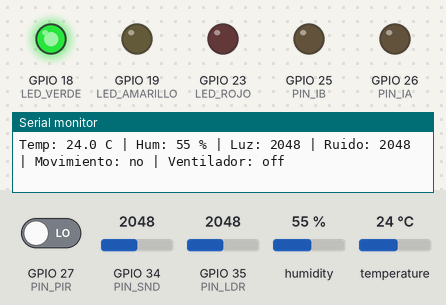
The sketch below on a simulated ESP32. On the bench: output pins drawn as LEDs (lit = HIGH), the last lines printed to the serial monitor. The test bench sets the inputs (shaded band); at power-on: temperature 24 °C, GPIO 27 (PIN_PIR) LOW, GPIO 34 (PIN_SND) = 2048, GPIO 35 (PIN_LDR) = 2048, humidity 55 % (analog values on the 0–4095 scale).

Above: at 4.8 s.
4.9 s: temperature set to 27 °C
At 7.4 s:
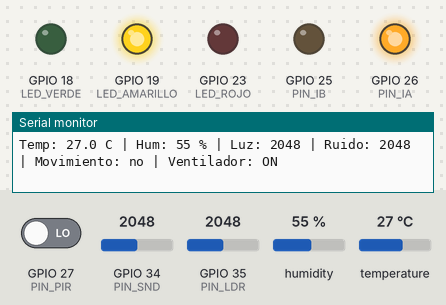
7.9 s: temperature set to 31 °C
At 11.4 s:
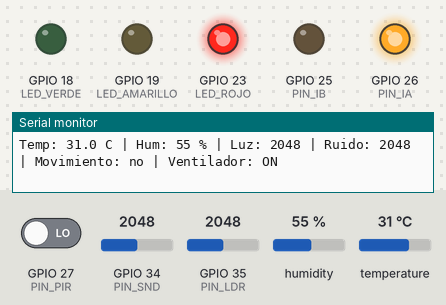
15.5 s: temperature set to 28 °C
At 18.7 s:
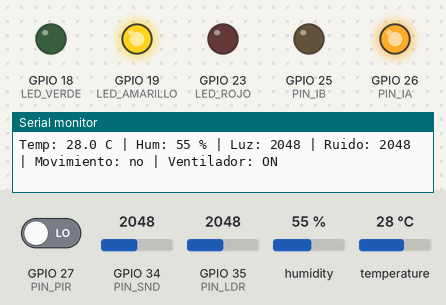
19.5 s: temperature set to 33 °C
At 22.9 s:
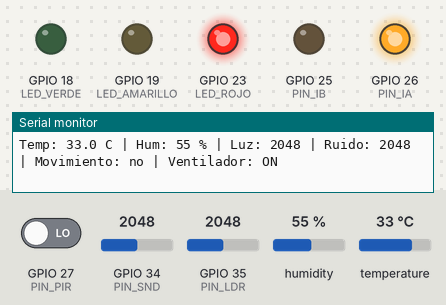
Timing chart, 0 to 24.4 s (numbered marks = the images above; inputs shaded):
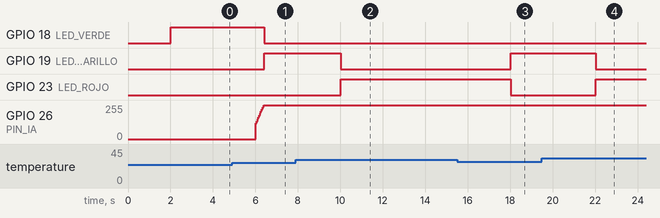

Measured:
- the behaviour switches between 25 and 26 °C on temperature (found by bisection; images 0 and 1)
- the behaviour switches between 29 and 30 °C on temperature (found by bisection; images 1 and 2)
- after the input at 4.9 s, GPIO 18 (LED_VERDE): HIGH → LOW after 1.5 s; GPIO 19 (LED_AMARILLO): LOW → HIGH after 1.5 s; GPIO 26 (PIN_IA): moves from 0/255 to 255/255 over 0.36 s, starting after 1.1 s
- after the input at 7.9 s, GPIO 19 (LED_AMARILLO): HIGH → LOW after 2.1 s; GPIO 23 (LED_ROJO): LOW → HIGH after 2.1 s
- after the input at 15.5 s, GPIO 19 (LED_AMARILLO): LOW → HIGH after 2.5 s; GPIO 23 (LED_ROJO): HIGH → LOW after 2.5 s
- after the input at 19.5 s, GPIO 19 (LED_AMARILLO): HIGH → LOW after 2.5 s; GPIO 23 (LED_ROJO): LOW → HIGH after 2.5 s

The sketch:

mod_sensorez.ino
```cpp
// ESP32 + L9110 (ventilador) + DHT11 + LDR + sensor de sonido + PIR + 3 LEDs
// Librería necesaria: "DHT sensor library" de Adafruit (y "Adafruit Unified Sensor")
// Core ESP32 versión 3.x (ledcAttach)

#include <DHT.h>

// ---------- Pines ----------
const int PIN_IA = 26;   // L9110 A-IA (PWM)
const int PIN_IB = 25;   // L9110 A-IB (siempre LOW)
const int PIN_DHT = 4;   // DHT11 DATA
const int PIN_LDR = 35;  // LDR (solo entrada)
const int PIN_SND = 34;  // Sensor de sonido AO (solo entrada)
const int PIN_PIR = 27;  // PIR OUT  <-- cambia si usaste otro pin
const int LED_VERDE = 18;
const int LED_AMARILLO = 19;
const int LED_ROJO = 23;

// ---------- Umbrales de temperatura (°C) ----------
const float T_ENCENDER = 26.0;  // desde aquí enciende el ventilador
const float T_ALERTA = 30.0;    // desde aquí LED rojo

DHT dht(PIN_DHT, DHT11);

unsigned long ultimaLectura = 0;
bool ventiladorEncendido = false;

void arrancarVentilador() {
  digitalWrite(PIN_IB, LOW);
  for (int v = 120; v <= 255; v += 15) {  // arranque suave
    ledcWrite(PIN_IA, v);
    delay(40);
  }
  ledcWrite(PIN_IA, 255);
  ventiladorEncendido = true;
}

void apagarVentilador() {
  digitalWrite(PIN_IB, LOW);
  ledcWrite(PIN_IA, 0);
  ventiladorEncendido = false;
}

void setLeds(bool v, bool a, bool r) {
  digitalWrite(LED_VERDE, v);
  digitalWrite(LED_AMARILLO, a);
  digitalWrite(LED_ROJO, r);
}

void setup() {
  Serial.begin(115200);

  pinMode(PIN_IB, OUTPUT);
  digitalWrite(PIN_IB, LOW);
  ledcAttach(PIN_IA, 1000, 8);  // PWM 1 kHz, 8 bits
  ledcWrite(PIN_IA, 0);

  pinMode(PIN_PIR, INPUT);
  pinMode(LED_VERDE, OUTPUT);
  pinMode(LED_AMARILLO, OUTPUT);
  pinMode(LED_ROJO, OUTPUT);

  analogReadResolution(12);
  dht.begin();

  setLeds(false, false, false);
}

void loop() {
  if (millis() - ultimaLectura < 2000) return;  // DHT11: mínimo 1 s entre lecturas
  ultimaLectura = millis();

  float temp = dht.readTemperature();
  float hum = dht.readHumidity();
  int luz = analogRead(PIN_LDR);
  int ruido = analogRead(PIN_SND);
  bool mov = digitalRead(PIN_PIR);

  if (isnan(temp) || isnan(hum)) {
    Serial.println("Error leyendo el DHT11");
    if (ventiladorEncendido) apagarVentilador();
    setLeds(false, false, true);  // rojo = error
    return;
  }

  // Ventilador: solo encendido o apagado
  if (temp >= T_ENCENDER && !ventiladorEncendido) arrancarVentilador();
  if (temp < T_ENCENDER - 1.0 && ventiladorEncendido) apagarVentilador();  // histéresis de 1 °C

  // LEDs de estado
  if (temp >= T_ALERTA) setLeds(false, false, true);         // rojo
  else if (temp >= T_ENCENDER) setLeds(false, true, false);  // amarillo
  else setLeds(true, false, false);                          // verde

  Serial.printf("Temp: %.1f C | Hum: %.0f %% | Luz: %d | Ruido: %d | Movimiento: %s | Ventilador: %s\n",
                temp, hum, luz, ruido, mov ? "SI" : "no", ventiladorEncendido ? "ON" : "off");
}
```
